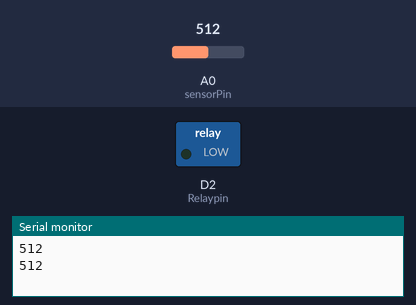
A sketch run on a simulated Arduino MKR. Shown: switched loads named in the sketch (green lamp = pin HIGH), the last lines printed to the serial monitor. Inputs (shaded band) come from the test bench; at power-on: A0 (sensorPin) = 512. WiFi joins after 1.5 s; servers stay silent unless stated; not simulated (calls return 0 or success): arduino_secrets.

Above: at 4.2 s.
4.3 s: A0 (sensorPin) set to 900
At 6.4 s:
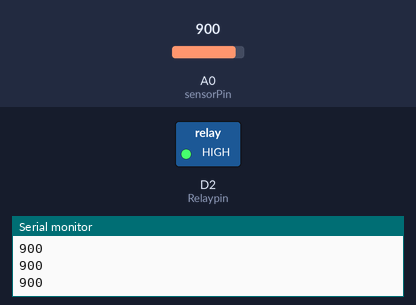
Timing chart, 0 to 8.5 s (numbered marks = the images above; inputs shaded):
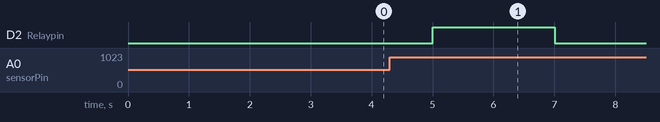

Measured:
- after the input at 4.3 s, D2 (Relaypin): LOW → HIGH after 0.70 s, → LOW 2.0 s later

The sketch:

src.ino
```cpp
#include "thingProperties.h"
#include "arduino_secrets"

int Relaypin = 2;
int sensorPin = A0;

int sensorValue;
int soilMoistureValue;
int soilMoisturePercent;

const int DryValue = 1000;  // a setupCode-ban látható módon szereztük meg
const int WetValue = 400;   // ugyan így
int pump_trigger = 30;
String pump_status_text = "OFF";


int periodShort = 1500;  // 1,5 másodperc
int periodLong = 10000;  // 10 másodperc
int periodUpdate = 5000;  // 5 másodperc
unsigned long time_now = 0;
unsigned long time_nowUpdate = 0;

void setup() {
  Serial.begin(9600);
  delay(1500);

  initProperties();


  ArduinoCloud.begin(ArduinoIoTPreferredConnection, false);  // Az arduino cloud szolgáltatását vettük ígénybe

  pinMode(Relaypin, OUTPUT);
  digitalWrite(Relaypin, LOW);
  pump_Status = false;

  pinMode(sensorPin, INPUT);

  setDebugMessageLevel(2);
  ArduinoCloud.printDebugInfo();
}

void loop() {

  moist();

  if (soilMoisturePercent <= pump_trigger) {
  pumpOn();
  time_now = millis();

  while(millis() < time_now + periodShort)
  {
    moist();
    delay(1000);
    if(millis() >= time_nowUpdate + periodUpdate)
    {
        time_nowUpdate += periodUpdate;
        ArduinoCloud.update();
    }
  }


  pumpOff();
  time_now = millis();

  while(millis() < time_now + periodLong)
  {
    moist();
    delay(1000);
    if(millis() >= time_nowUpdate + periodUpdate)
    {
        time_nowUpdate += periodUpdate;
        ArduinoCloud.update();
    }
  }

  }
  else
  {
    delay(1000);
  }


  if(millis() >= time_nowUpdate + periodUpdate){
        time_nowUpdate += periodUpdate;
        ArduinoCloud.update();
  }


}

void pumpOn() {
  digitalWrite(Relaypin, HIGH);
  pump_status_text = "ON";
  pump_Status = true;
  moist();
  ArduinoCloud.update();

}

void pumpOff() {
  digitalWrite(Relaypin, LOW);
  pump_status_text = "OFF";
  pump_Status = false;
  moist();
  ArduinoCloud.update();
}

void moist() {
  soilMoistureValue = analogRead(sensorPin);
  soilMoisturePercent = map(soilMoistureValue, DryValue, WetValue, 0, 100);  // "map-oljuk" a %-ra
  soilMoisturePercent = constrain(soilMoisturePercent, 0, 100);              // hibakezelés 0-nál alacsonyabb illteve 100-nál magasabb % érték kiküszöbölése
  current_Moisture = soilMoisturePercent;
  Serial.println(soilMoistureValue);
}
void onTriggerLevelChange() {
  pump_trigger = trigger_Level;
}
```

thingProperties.h
```cpp
// Code generated by Arduino IoT Cloud, DO NO EDIT.

#include <ArduinoIoTCloud.h>
#include <Arduino_ConnectionHandler.h>

const char SSID[]     = SECRET_SSID;    // Network SSID (name)
const char PASS[]     = SECRET_OPTIONAL_PASS;    // Network password (use for WPA, or use as key for WEP)

void onTriggerLevelChange();

int current_Moisture;
int trigger_Level;
bool pump_Status;

void initProperties(){

  ArduinoCloud.addProperty(current_Moisture, READ, ON_CHANGE, NULL, 1);
  ArduinoCloud.addProperty(trigger_Level, READWRITE, ON_CHANGE, onTriggerLevelChange);
  ArduinoCloud.addProperty(pump_Status, READ, ON_CHANGE, NULL, 1);

}

WiFiConnectionHandler ArduinoIoTPreferredConnection(SSID, PASS);
```
